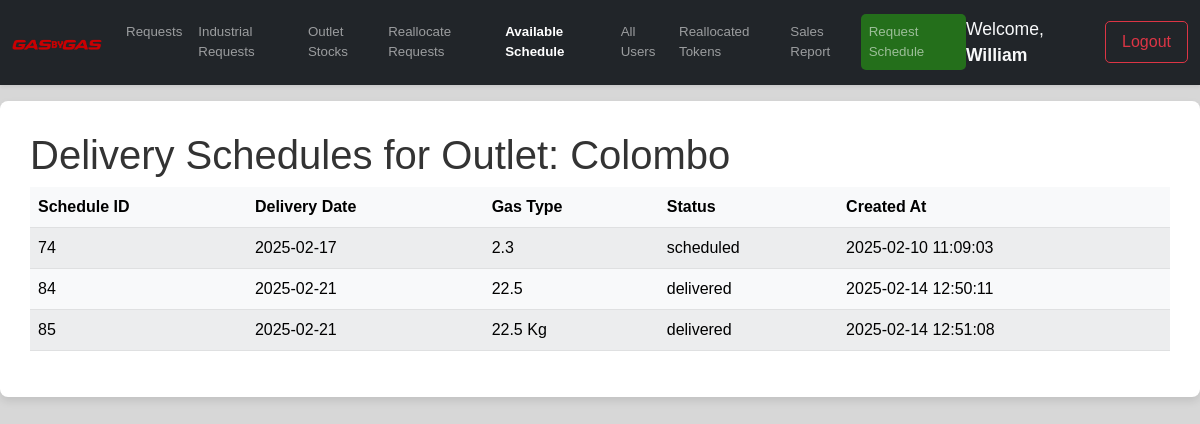
/outlet/outlet-dashboard.php?page=available-schedule (signed in), run on the app's committed database.
### tables this page shows
CREATE TABLE `users` (
  `UserID` int(11) NOT NULL,
  `FullName` varchar(100) NOT NULL,
  `outletID` int(10) NOT NULL DEFAULT 0,
  `Email` varchar(100) NOT NULL DEFAULT 'No Email',
  `PhoneNumber` varchar(15) NOT NULL,
  `NIC` varchar(12) NOT NULL,
  `RegOutlet` varchar(30) NOT NULL,
  `PasswordHash` varchar(255) NOT NULL,
  `Role` enum('consumer','outlet_manager','dispatch_office','physical_consumer') DEFAULT 'consumer',
  `CreatedAt` timestamp NOT NULL DEFAULT current_timestamp()
);

CREATE TABLE `outlets` (
  `OutletID` int(11) NOT NULL,
  `OutletName` varchar(100) NOT NULL,
  `Location` varchar(255) NOT NULL,
  `Email` varchar(255) NOT NULL,
  `ContactNumber` varchar(15) DEFAULT NULL,
  `22.5` int(255) NOT NULL,
  `12.5` int(255) NOT NULL,
  `5` int(255) NOT NULL,
  `2.3` int(255) NOT NULL,
  `LastRestocked` timestamp NOT NULL DEFAULT current_timestamp()
);

CREATE TABLE `deliveryschedules` (
  `ScheduleID` int(11) NOT NULL,
  `OutletID` int(11) NOT NULL,
  `RequestID` int(16) NOT NULL,
  `DeliveryDate` date NOT NULL,
  `GasType` varchar(100) NOT NULL,
  `ScheduledStock` int(11) NOT NULL,
  `DeliveredStock` int(11) DEFAULT 0,
  `Status` enum('scheduled','delivered','cancelled') DEFAULT 'scheduled',
  `CreatedAt` timestamp NOT NULL DEFAULT current_timestamp()
);

### outlet/available-schedule.php (the view, shortened to what this page needs)
<?php
$userID = $_SESSION['userID'];
$stmt = $conn->prepare("
    SELECT o.OutletID, o.OutletName
    FROM users u
    INNER JOIN outlets o ON u.outletID = o.OutletID
    WHERE u.UserID = ?
");
$stmt->bind_param("i", $userID);
$stmt->execute();
$stmt->bind_result($outletID, $outletName);
$stmt = $conn->prepare("
    SELECT ScheduleID, DeliveryDate, GasType, ScheduledStock, DeliveredStock, Status, CreatedAt
    FROM deliveryschedules
    WHERE OutletID = ?
    ORDER BY DeliveryDate ASC
");
$stmt->bind_param("i", $outletID);
$stmt->execute();
$result = $stmt->get_result();
echo "<h1>Delivery Schedules for Outlet: " . htmlspecialchars($outletName) . "</h1>";
echo "<table class='table table-light table-striped'>";
echo "<thead>
        <tr>
            <th>Schedule ID</th>
            <th>Delivery Date</th>
            <th>Gas Type</th>
            <th>Status</th>
            <th>Created At</th>
        </tr>
      </thead>";
echo "<tbody>";
while ($row = $result->fetch_assoc()) {
    echo "<tr>
            <td>" . htmlspecialchars($row['ScheduleID']) . "</td>
            <td>" . htmlspecialchars($row['DeliveryDate']) . "</td>
            <td>" . htmlspecialchars($row['GasType']) . "</td>
            <td>" . htmlspecialchars($row['Status']) . "</td>
            <td>" . htmlspecialchars($row['CreatedAt']) . "</td>
          </tr>";
}
echo "</tbody>";
echo "</table>";
?>

### outlet/outlet-dashboard.php (shortened to what this page needs)
<?php
require '../db.php';
$userID = $_SESSION['userID'];
$stmt = $conn->prepare("SELECT FullName FROM users WHERE UserID = ?");
$stmt->bind_param("i", $userID);
$stmt->execute();
$stmt->bind_result($fullName);
?>
<!DOCTYPE html>
<html lang="en">
<head>
    <link href="https://cdn.jsdelivr.net/npm/bootstrap@5.3.0-alpha1/dist/css/bootstrap.min.css" rel="stylesheet">
    <link href="https://cdnjs.cloudflare.com/ajax/libs/select2/4.0.13/css/select2.min.css" rel="stylesheet" />
</head>
<body style="background: hsla(240, 2%, 12%, 0.178);">
<nav class="navbar navbar-expand-lg navbar-dark bg-dark sticky-top shadow-sm">
    <div class="container-fluid">
        <a class="navbar-brand" href="template.php">
            <img src="../assets/logo.png" alt="Brand Logo" class="navbar-logo">
        </a>
        <div class="collapse navbar-collapse" id="navbarNav">
            <?php $page = $_GET['page'] ?? 'requests'; ?>
            <ul class="navbar-nav me-auto mb-2 mb-lg-0">
                <li class="nav-item">
                    <a class="nav-link <?= $page === 'requests' ? 'active' : '' ?>" href="outlet-dashboard.php?page=requests">Requests</a>
                </li>
                <li class="nav-item">
                    <a class="nav-link <?= $page === 'industrial-requests' ? 'active' : '' ?>" href="outlet-dashboard.php?page=industrial-requests">Industrial Requests</a>
                </li>
                <li class="nav-item">
                    <a class="nav-link <?= $page === 'outlet-stocks' ? 'active' : '' ?>" href="outlet-dashboard.php?page=outlet-stocks">Outlet Stocks</a>
                </li>
                <li class="nav-item">
                    <a class="nav-link <?= $page === 'reallocate' ? 'active' : '' ?>" href="outlet-dashboard.php?page=reallocate">Reallocate Requests</a>
                </li>
                <li class="nav-item">
                    <a class="nav-link <?= $page === 'available-schedule' ? 'active' : '' ?>" href="outlet-dashboard.php?page=available-schedule">Available Schedule</a>
                </li>
                <li class="nav-item">
                    <a class="nav-link <?= $page === 'users' ? 'active' : '' ?>" href="outlet-dashboard.php?page=users">All Users</a>
                </li>
                <li class="nav-item">
                    <a class="nav-link <?= $page === 'r-token' ? 'active' : '' ?>" href="outlet-dashboard.php?page=r-token">Reallocated Tokens</a>
                </li>
                <li class="nav-item">
                    <a class="nav-link <?= $page === 'report' ? 'active' : '' ?>" href="outlet-dashboard.php?page=report">Sales Report</a>
                </li>
                <li class="nav-item">
                    <a class="nav-link main <?= $page === 'schedule' ? 'active' : '' ?>" href="outlet-dashboard.php?page=schedule">Request Schedule</a>
                </li>
            </ul>
            <span class="navbar-text me-3 text-light">
                Welcome, <span class="fw-bold"><?= htmlspecialchars($fullName); ?></span>
            </span>
            <a href="../logout.php" class="btn btn-outline-danger">Logout</a>
        </div>
    </div>
</nav>
    <div class="container d-flex flex-column mb-2 mt-3">
        <?php
        $allowed_pages = ['requests', 'outlet-stocks', 'reallocate', 'industrial-requests', 'schedule', 'available-schedule', 'users','r-token','report','profile'];
        if (in_array($page, $allowed_pages)) {
            include "$page.php";
        } else {
            include 'requests.php';
        }
        ?>
    </div>
</body>
</html>

### outlet/outlet-dashboard.php (style rules this page uses)
body { font-family: 'Poppins', sans-serif; background-color: #f4f7fa; color: #333; padding-bottom: 20px; }
.container { max-width: 1700px; background-color: #fff; border-radius: 8px; padding: 30px; box-shadow: 0 4px 8px rgba(0, 0, 0, 0.1); }
.navbar-logo { width: 120px; height: auto; }
.navbar-nav .nav-link { transition: all 0.3s ease; }
.main { transition: all 0.3s ease; background-color: rgba(43, 255, 0, 0.34) !important; border-radius: 5px; }
.navbar-nav .nav-link.active { color:rgb(255, 255, 255); font-weight: 600; border-radius: 5px; }
.navbar-text { font-size: 1.1rem; }
.btn-outline-danger { border-radius: 5px; padding: 8px 16px; }
.navbar-collapse { justify-content: flex-end; }
@media (max-width: 1650px) { .navbar-logo { width: 90px; } }
@media (max-width: 1650px) { .nav-link { font-size: smaller; } }

### data on the page
users: FullName "William"
outlets: OutletName "Colombo"
deliveryschedules: ScheduleID "74", DeliveryDate "2025-02-17", GasType "2.3", Status "scheduled", CreatedAt "2025-02-10 11:09:03"
deliveryschedules: ScheduleID "84", DeliveryDate "2025-02-21", GasType "22.5", Status "delivered", CreatedAt "2025-02-14 12:50:11"
deliveryschedules: ScheduleID "85", DeliveryDate "2025-02-21", GasType "22.5 Kg", Status "delivered", CreatedAt "2025-02-14 12:51:08"
